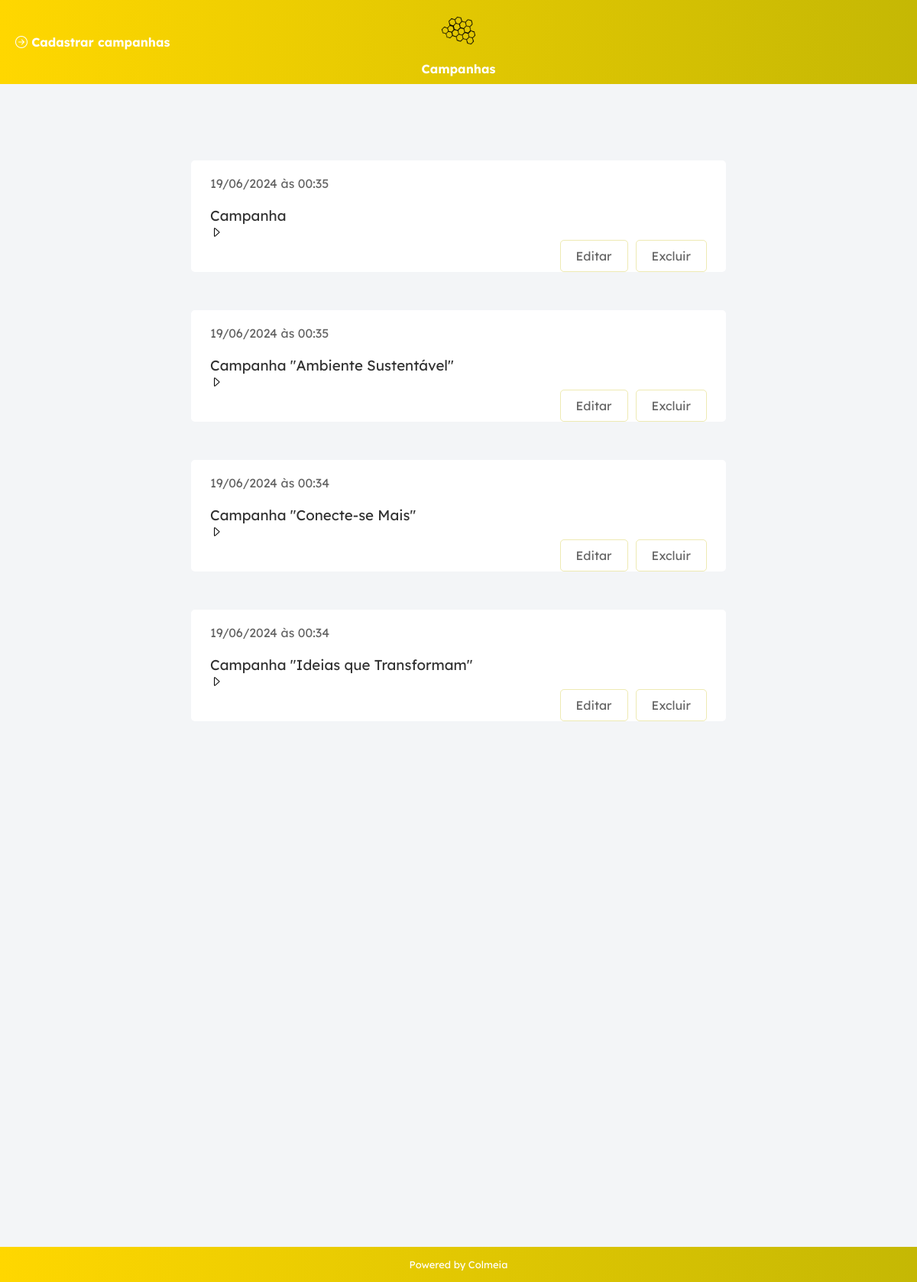
Screenshot of /campanhas.php (signed in) with the database file from the repository.
### tables this page shows
CREATE TABLE `campanhas` (
  `id` int(11) NOT NULL,
  `data_create` timestamp NOT NULL DEFAULT current_timestamp(),
  `title_campanha` varchar(100) NOT NULL,
  `description_campanha` text NOT NULL
);

### campanhas.php (the view, shortened to what this page needs)
<?php
require "conn.php";
$lista = [];
$sql = $pdo->query("SELECT * FROM campanhas ORDER BY id DESC");
if($sql->rowCount() > 0){
    $lista = $sql->fetchAll(PDO::FETCH_ASSOC);
}
function formatDateTime($dateTime) {
    return date_format(new DateTime($dateTime), 'd/m/Y \à\s H:i');
}
?>
<!DOCTYPE html>
<html lang="en">
<head>
    <link rel="stylesheet" href="https://cdn.jsdelivr.net/npm/bootstrap-icons@1.11.3/font/bootstrap-icons.min.css">
    <link rel="stylesheet" href="assets/css/global.css">
    <link rel="stylesheet" href="assets/css/campanha.css">
</head>
<body>
    <div class="container">
        <header id="header">
            <div class="menu">
                <a href="index.php" class="logo-container" align="center">
                    <img src="assets/img/logo.png" class="logo" alt="Logo">
                    <h3>Campanhas</h3>
                </a>
                <h2>
                    <a href="cadastrarc.php"><i class="bi bi-arrow-right-circle"></i> Cadastrar campanhas</a>
                </h2>
            </div>
        </header>
        <main class="container-post">
            <?php foreach ($lista as $campanha): ?>
                <div class="post">
                    <div class="top-post">
                        <span>
                            <?= formatDateTime($campanha['data_create']); ?>
                        </span>
                    </div>
                    <div class="content-post">
                        <h3><?= $campanha['title_campanha']; ?></h3>
                        <details>
                            <br>
                            <summary>
                                <i class="bi bi-caret-right"></i>
                            </summary>
                        </details>
                        <div class="options">
                            <a href="editarc.php?id=<?= $campanha['id']; ?>" class="button edit">Editar</a>
                            <a href="excluirc.php?id=<?= $campanha['id']; ?>" class="button delete" onclick="return confirm('Tem certeza que deseja excluir essa campanha?')">Excluir</a>
                        </div>
                    </div>
                </div>
            <?php endforeach; ?>
        </main>
        <?php require "footer.php"; ?>
</body>
</html>

### assets/css/global.css (style rules this page uses)
* { margin: 0; padding: 0; text-decoration: none; list-style: none; }
:root { --yellow: #FFD700; --yellow-dark: #c5b804; --white: #FFF; --title: #313131; --text: #646464; --linear: linear-gradient(90deg, var(--yellow) 0%, var(--yellow-dark) 100%); }
html { scroll-behavior: smooth; }
body { background-color: #f3f5f7; }
.container { width: 100%; height: 100vh; display: flex; flex-direction: column; justify-content: space-between; }
#header, #footer { background: var(--linear); padding: 5vh 5vh 5vh 5vh; color: var(--white); font-family: 'Lexend Deca'; font-size: 13px; }
#header { display: flex; justify-content: space-between; align-items: center; padding: 10px; position: relative; }
.menu { flex: 1; display: flex; justify-content: center; }
#header .menu h2 { position: absolute; left: 10px; text-decoration: none; color: #000; font-size: 16px; transition: color 0.3s; }
.logo { width: 90px; height: 60px; }
.menu img, .menu i { text-decoration: none; color: var(--white); }
.menu a { color: var(--white); text-decoration: none; }
.button { padding: 10px 20px; border-radius: 5px; text-decoration: none; font-family: 'Lexend Deca', sans-serif; font-size: 16px; transition: background-color 0.3s, border-color 0.3s; }
.button.edit { border: 1px solid rgba(197, 184, 4, 0.3); color: var(--text); }
.button.delete { border: 1px solid rgba(197, 184, 4, 0.3); color: var(--text); }

### assets/css/campanha.css (style rules this page uses)
#header { color: transparent; display: flex; justify-content: space-between; align-items: center; padding: 10px; position: relative;; }
.container-post { padding: 50px 250px; }
.menu { display: flex; justify-content: center; align-items: center; flex: 1; }
.menu a { color: var(--white); font-size: 16px; margin: 0 10px; }
.logo { width: 90px; height: 60px; margin: 0 auto; }
.post { font-family: 'Lexend Deca'; background-color: var(--white); border-radius: 5px; margin: 50px 0; padding: 0 25px; transition: .5s; }
.top-post span { display: flex; justify-content: flex-start; font-size: 16px; }
.content-post h3 { color: var(--title); font-weight: 400; }
.top-post, .content-post p { padding: 20px 0; color: var(--text); }
.options { display: flex; justify-content: flex-end; gap: 10px; }
details summary { cursor: pointer; display: flex; align-items: center; justify-content: space-between; }
.bi-caret-right { margin-left: 0px; transition: transform 0.5s ease-in-out; }
.logo-container h3 { font-family: 'Lexend Deca'; font-size: 16px; }
.logo-container { display: flex; flex-direction: column; align-items: center; text-align: center; text-decoration: none; color: var(--white); }
.logo { width: 90px; height: 60px; margin-bottom: 10px; }

### rows the page displays
campanhas: data_create "19/06/2024 às 00:35", title_campanha "Campanha"
campanhas: data_create "19/06/2024 às 00:35", title_campanha "Campanha \"Ambiente Sustentável\""
campanhas: data_create "19/06/2024 às 00:34", title_campanha "Campanha \"Conecte-se Mais\""
campanhas: data_create "19/06/2024 às 00:34", title_campanha "Campanha \"Ideias que Transformam\""
